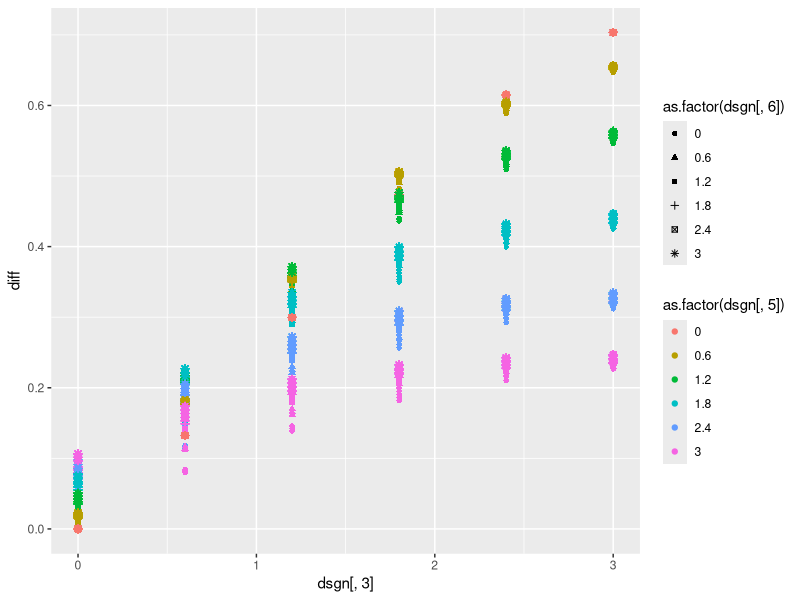
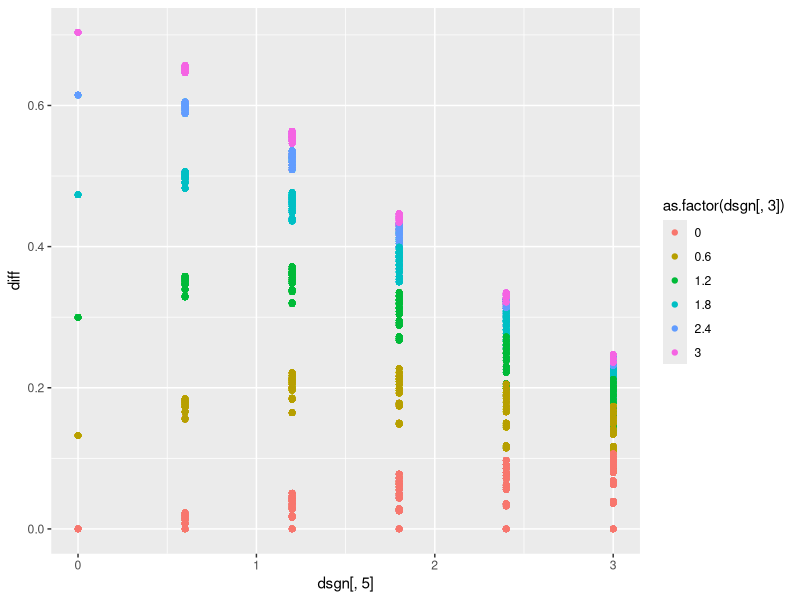
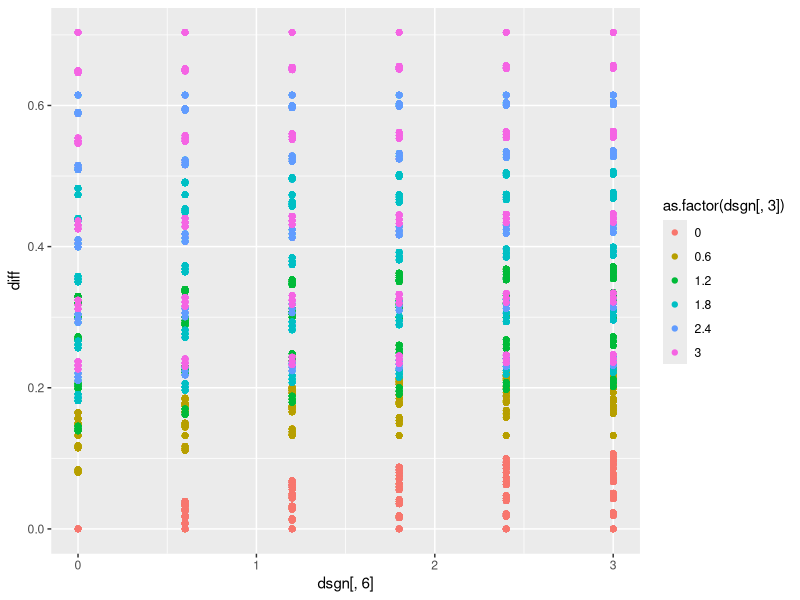
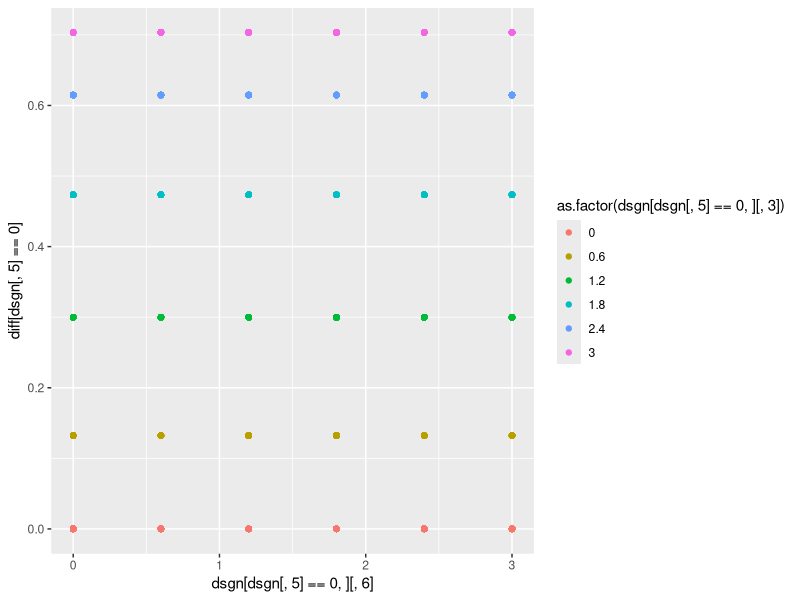
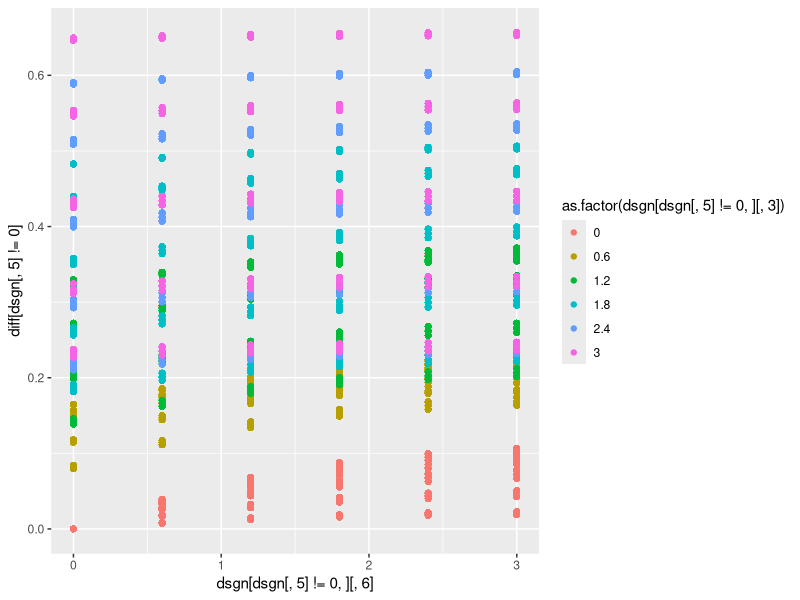
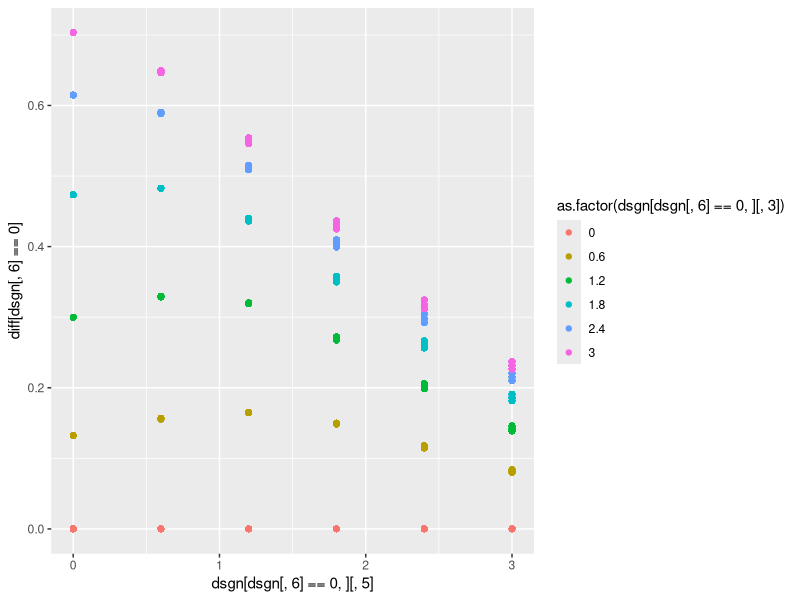
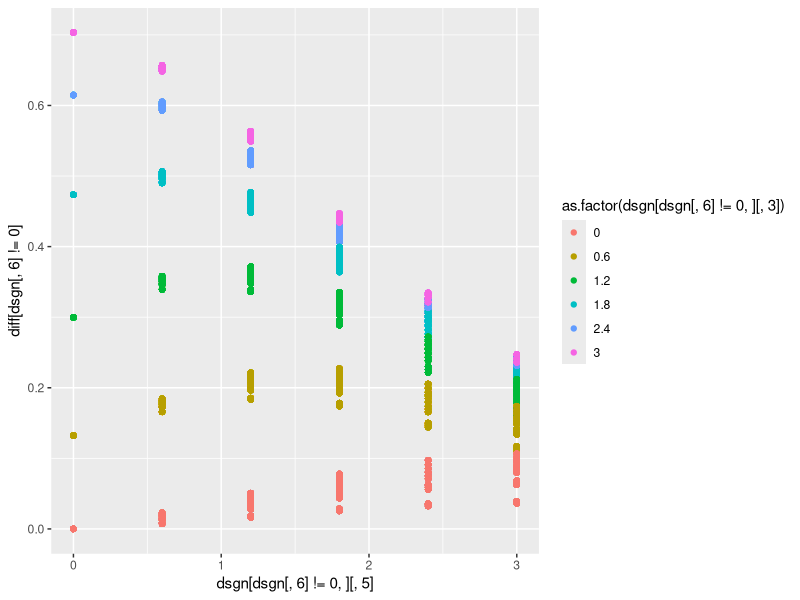
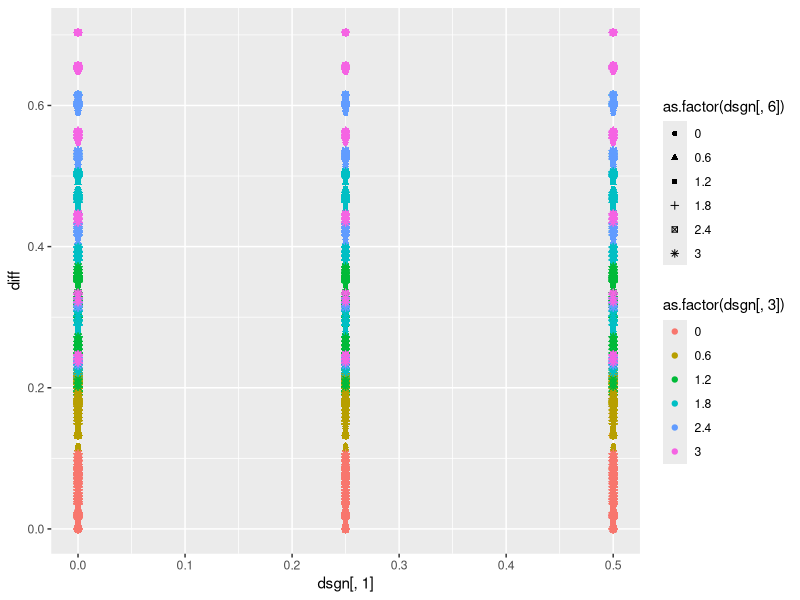

Write R code to recreate these figures, in order.
####
# This code sets determines how different parameter settings influence diff= P(y2=1|X1=X2=1)-P(y2=1|X1=X2=0)
#
#
######################################################################## Design of experiment
lvls <- list(NA)

fixlev<-c(0, 0.25, 0.5)  # levels for not interesting parameters
seqlev<-seq(0,3,0.6)  # levels for  interesting parameters

lvls[[1]] <- fixlev

lvls[[2]] <- fixlev

lvls[[3]] <- seqlev

lvls[[4]] <- fixlev

lvls[[5]] <- seqlev

lvls[[6]] <-seqlev

lvls[[7]] <- fixlev

lvls[[8]] <- c(0)

lvls[[9]] <- c(0)

lvls[[10]] <- c(0)

lvls[[11]] <- fixlev

interceptc<-(0.5)  # intercept for C1 and C2
intercepty<-(-2)   # intercept for Y1 and Y2


### factorial design
dsgn <- as.matrix(expand.grid(lvls[[1]], lvls[[2]], lvls[[3]], lvls[[4]], lvls[[5]], lvls[[6]], lvls[[7]], lvls[[8]], lvls[[9]], lvls[[10]], lvls[[11]]))
dim(dsgn)

######################################################################## CALCULATE TRUE VALUES OF diff
				matt <- matrix(0, dim(dsgn)[1], 2)

for (i in c(1:dim(dsgn)[1])) {
truetheta11 <- 0
kk <- 1
individual <- matrix(0, 8, 8)

 myH<-0
 myZ<-0
 myX1<-1
 myX2<-1
    for (c2i in 0:1) {
        for (y1i in 0:1) {
            for (c1i in 0:1) {
                individual[kk, 1:3] <- c(y1i, c1i, c2i)
 
                # P(C1=1 or =0)
                pc1<-1/(1+exp(-(interceptc )))
                aa <- (as.numeric(c1i == 1) * (pc1) + as.numeric(c1i == 0) * (1-pc1))

                # P(Y1=1 or =0|C1,X1)
                py1<-1/(1+exp(-(intercepty + dsgn[i, 5]*c1i + dsgn[i, 3]*myX1 + dsgn[i, 8]*myH)))
                bb <- as.numeric(y1i == 1) * (py1) + as.numeric(y1i == 0) * (1 - py1)

                # P(C2=1 or =0|C1,X1)
                pc2<-(1/(1+exp(-(interceptc + dsgn[i, 4]*c1i + dsgn[i, 6]*myX1))))
                cc <- as.numeric(c2i == 1) * (pc2)  + as.numeric(c2i == 0)*(1-pc2)
                
                # P(Y2=1|C2,X2,Y1)
                dd <- (as.numeric(y1i == 1) * 1 + as.numeric(y1i == 0) * ( (1/(1+exp(-(intercepty+dsgn[i, 9]*myZ + dsgn[i, 5]*c2i + dsgn[i, 3]*myX2 + dsgn[i, 8]*myH)))) ))                

                individual[kk, 5:8] <- c(aa, bb, cc, dd)
		
                # Product
                individual[kk, 4] <- aa * bb * cc * dd
                truetheta11 <- truetheta11 + individual[kk, 4]   

                kk <- kk + 1
            }
        }
    }
    
    
    
    truetheta00<- 0
    kk <- 1
    individual <- matrix(0, 8, 8)
    myH<-0
    myZ<-0
    myX1<-0
    myX2<-0

    for (c2i in 0:1) {
        for (y1i in 0:1) {
            for (c1i in 0:1) {
                individual[kk, 1:3] <- c(y1i, c1i, c2i)
 
                # P(C1=1 or =0)
                pc1<-1/(1+exp(-(interceptc )))
                aa <- (as.numeric(c1i == 1) * (pc1) + as.numeric(c1i == 0) * (1-pc1))

                # P(Y1=1 or =0|C1,X1)
                py1<-1/(1+exp(-(intercepty + dsgn[i, 5]*c1i + dsgn[i, 3]*myX1 + dsgn[i, 8]*myH)))
                bb <- as.numeric(y1i == 1) * (py1) + as.numeric(y1i == 0) * (1 - py1)

                # P(C2=1 or =0|C1,X1)
                pc2<-(1/(1+exp(-(interceptc + dsgn[i, 4]*c1i + dsgn[i, 6]*myX1))))
                cc <- as.numeric(c2i == 1) * (pc2)  + as.numeric(c2i == 0)*(1-pc2)
                
                # P(Y2=1|C2,X2,Y1)
                dd <- (as.numeric(y1i == 1) * 1 + as.numeric(y1i == 0) * ( (1/(1+exp(-(intercepty+dsgn[i, 9]*myZ + dsgn[i, 5]*c2i + dsgn[i, 3]*myX2 + dsgn[i, 8]*myH)))) ))                

                individual[kk, 5:8] <- c(aa, bb, cc, dd)
            

                # Product
                individual[kk, 4] <- aa * bb * cc * dd
                truetheta00 <- truetheta00 + individual[kk, 4]
                
                kk <- kk + 1
            }
        }
    }
  
    matt[i, ] <- c(truetheta00, truetheta11)
    print(i/dim(dsgn)[1])
}
######################################################################## 


# Marginal probabilities of y2:
colMeans(matt)

diff<-round(matt[,2]-matt[,1],5)

library(ggplot2)

# Plots of interest:

#Theta3 has noticiable effect
qplot(dsgn[,3], diff,  color=as.factor(dsgn[,5]), shape=as.factor(dsgn[,6]))

# Theta5 and Theta6 also have effect
qplot(dsgn[,5], diff,  color=as.factor(dsgn[,3]))
qplot(dsgn[,6], diff,  color=as.factor(dsgn[,3]))

#However, theta6 only has effect if Theta5!=0
qplot(dsgn[dsgn[,5]==0,][,6], diff[dsgn[,5]==0],  color=as.factor(dsgn[dsgn[,5]==0,][,3]))
qplot(dsgn[dsgn[,5]!=0,][,6], diff[dsgn[,5]!=0],  color=as.factor(dsgn[dsgn[,5]!=0,][,3]))

#Whereas, Theta5 has effect regardless of Theta6
qplot(dsgn[dsgn[,6]==0,][,5], diff[dsgn[,6]==0],  color=as.factor(dsgn[dsgn[,6]==0,][,3]))
qplot(dsgn[dsgn[,6]!=0,][,5], diff[dsgn[,6]!=0],  color=as.factor(dsgn[dsgn[,6]!=0,][,3]))


# Other parameters do not have any noticable effect
qplot(dsgn[,1], diff,  color=as.factor(dsgn[,3]), shape=as.factor(dsgn[,6]))
qplot(dsgn[,2], diff,  color=as.factor(dsgn[,3]), shape=as.factor(dsgn[,6]))
qplot(dsgn[,4], diff,  color=as.factor(dsgn[,3]), shape=as.factor(dsgn[,6]))
qplot(dsgn[,7], diff,  color=as.factor(dsgn[,3]), shape=as.factor(dsgn[,6]))
qplot(dsgn[,11], diff,  color=as.factor(dsgn[,3]), shape=as.factor(dsgn[,6]))


######################################################################## 